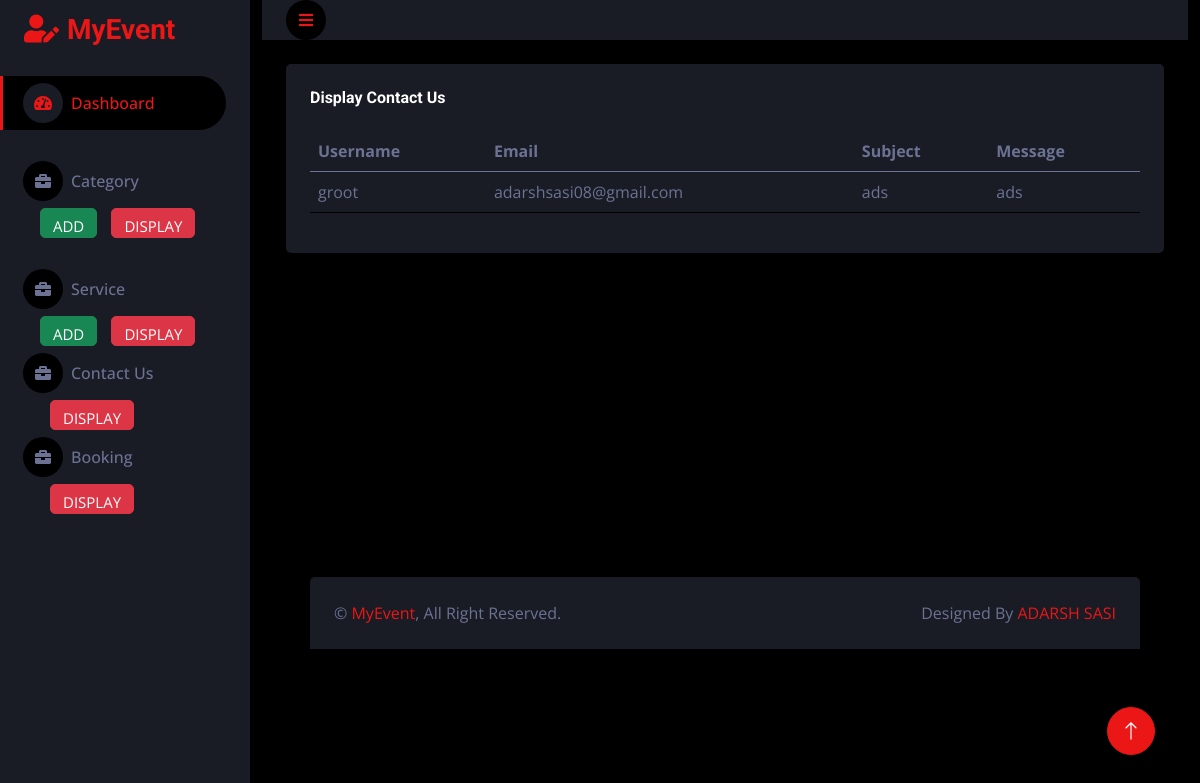
/adminapp/contact_display/, run on the app's committed database.
### userapp/models.py (models this page shows)
class Contactdata(models.Model):
    name = models.CharField(max_length=50, null=True, blank=True)
    email = models.CharField(max_length=50, null=True, blank=True)
    subject = models.CharField(max_length=50, null=True, blank=True)
    message = models.CharField(max_length=100, null=True, blank=True)

### adminapp/views.py (the view)
# urls.py: path('contact_display/',views.contact_display,name="contact_display"),
def contact_display(req):
    data=Contactdata.objects.all()
    return render(req,"contactusdisplay.html",{"data":data})

### adminapp/templates/contactusdisplay.html (shortened to what this page needs)
<!DOCTYPE html>
{% extends 'index.html' %}
{% block content %}
<html lang="en">
<head>
</head>
<body>
    <div class="col-12">
        <div class="bg-secondary rounded h-100 p-4">
            <h6 class="mb-4">Display Contact Us</h6>
            <div class="table-responsive">
                <table class="table">
                    <thead>
                        <tr>
                            <th scope="col">Username</th>
                            <th scope="col">Email</th>
                            <th scope="col">Subject</th>
                            <th scope="col">Message</th>
                        </tr>
                    </thead>
                    <tbody>
                    {% for i in data %}
                        <tr>
                         <td>{{i.name}}</td>
                         <td>{{i.email}}</td>
                         <td>{{i.subject}}</td>
                         <td>{{i.message}}</td>
                        </tr>
                        {% endfor %}
                    </tbody>
                </table>
            </div>
        </div>
    </div>
</body>
</html>
{% endblock %}

### adminapp/static/css/style.css (style rules this page uses)
:root { --primary: #EB1616; --secondary: #191C24; --light: #6C7293; --dark: #000000; }

### data on the page
Contactdata: name "groot", email "adarshsasi08@gmail.com", subject "ads", message "ads"
